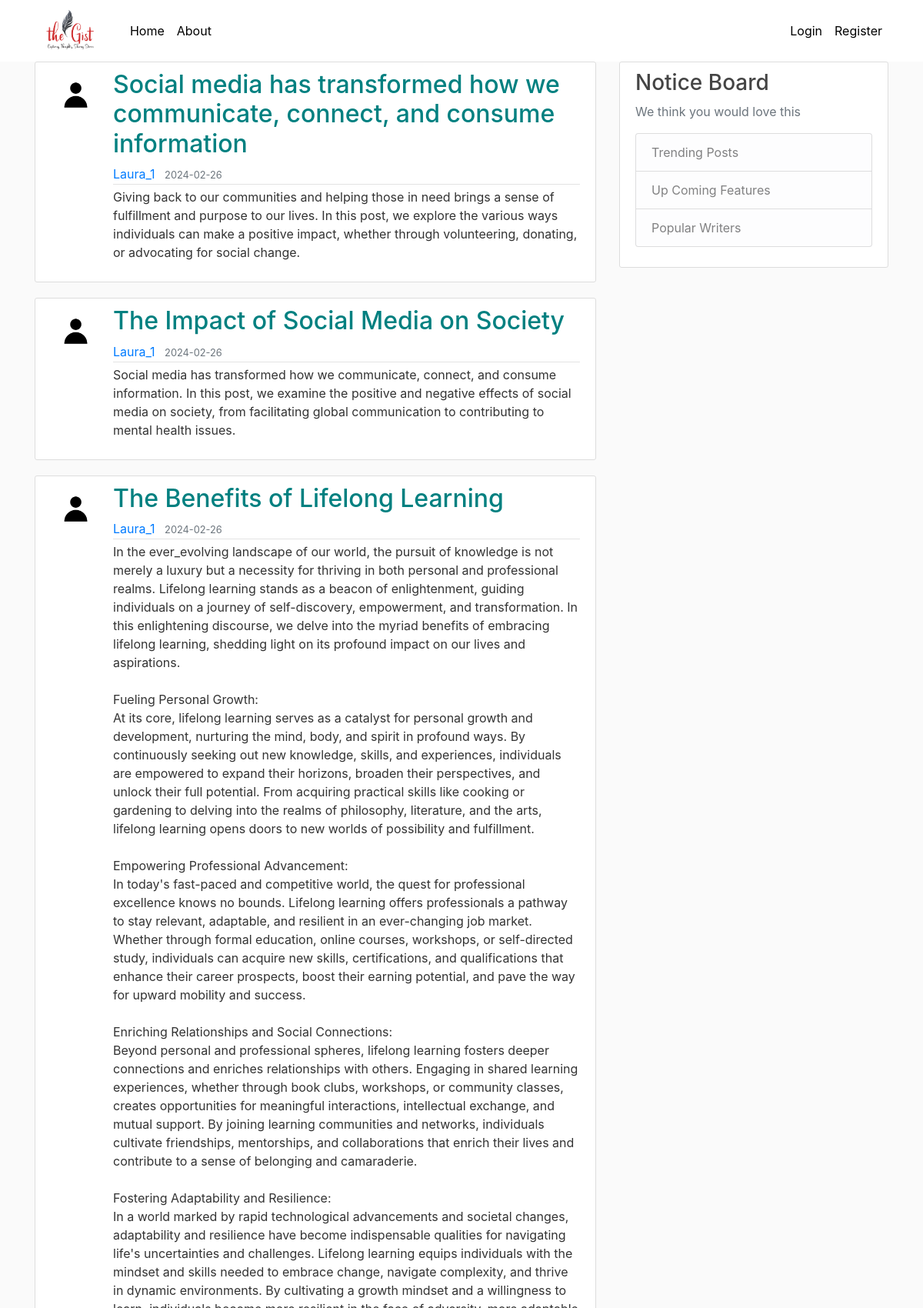
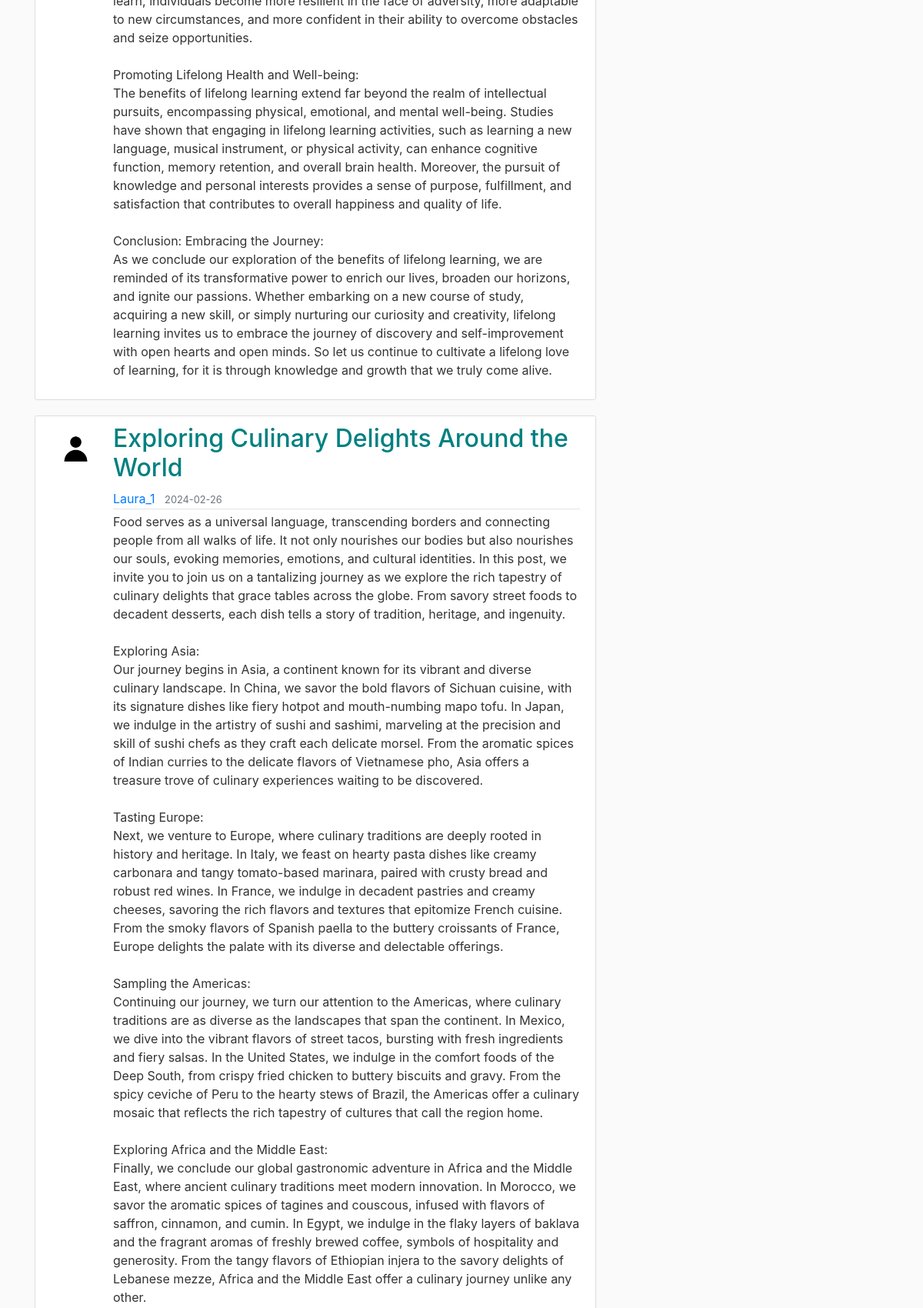
/home?page=4 (upper part), run on the app's committed database (2 pictures, top to bottom).
### flaskblog/models.py (models this page shows, shortened)
class Post(db.Model):
    id = db.Column(db.Integer, primary_key=True)
    title = db.Column(db.String(100), nullable=False)
    date_posted = db.Column(db.DateTime, nullable=False, default=datetime.utcnow)
    content = db.Column(db.Text, nullable=False)
    user_id = db.Column(db.Integer, db.ForeignKey('user.id'), nullable='False')

class User(db.Model, UserMixin):
    id = db.Column(db.Integer, primary_key=True)
    username = db.Column(db.String(20), unique=True, nullable=False)
    email = db.Column(db.String(120), unique=True, nullable=False)
    image_file = db.Column(db.String(20), nullable=False, default='default.jpg')
    password = db.Column(db.String(60), nullable=False)
    posts = db.relationship('Post', backref='author', lazy=True)

### flaskblog/main/routes.py (the view)
@main.route("/")
@main.route("/home")
def home():
    page = request.args.get('page', 1, type=int)
    posts = Post.query.order_by(Post.date_posted.desc()).paginate(page=page, per_page=5)
    return render_template('home.html', posts=posts)

### flaskblog/templates/home.html (shortened to what this page needs)
{% extends "layout.html" %}
{% block content %}
    {% for post in posts.items %}
        <article class="media content-section">
          <img class="rounded-circle article-img" src="{{ url_for('static', filename='profile_pics/' + post.author.image_file) }}">
          <div class="media-body">
            <h2><a class="article-title" href="{{ url_for('posts.post', post_id=post.id) }}">{{ post.title }}</a></h2>
            <div class="article-metadata">
              <a class="mr-2" href="{{ url_for('users.user_posts', username=post.author.username) }}">{{ post.author.username }}</a>
              <small class="text-muted">{{ post.date_posted.strftime('%Y-%m-%d') }}</small>
            </div>
            <p class="article-content">{{ post.content }}</p>
          </div>
        </article>
    {% endfor %}
{% endblock content %}

### flaskblog/static/main.css (style rules this page uses)
body { background: #fafafa; color: #333333; margin-top: 5rem; }
h1, h2, h3, h4, h5, h6 { color: #444444; }
.content-section { background: #ffffff; padding: 10px 20px; border: 1px solid #dddddd; border-radius: 3px; margin-bottom: 20px; }
.article-title { color: #008080; }
.article-content { white-space: pre-line; }
.article-img { height: 65px; width: 65px; margin-right: 16px; }
.article-metadata { padding-bottom: 1px; margin-bottom: 4px; border-bottom: 1px solid #e3e3e3; }

### data on the page
Post: image_file (placeholder picture), title "Social media has transformed how we communicate, connect, and consume information", author.username "Laura_1", date_posted "2024-02-26", content "Giving back to our communities and helping those in need brings a sense of fulfillment and purpose to our lives. In this post, we explore the various ways individuals can make a positive impact, whether through volunteering, donating, or advocating for social change."
Post: image_file (placeholder picture), title "The Impact of Social Media on Society", author.username "Laura_1", date_posted "2024-02-26", content "Social media has transformed how we communicate, connect, and consume information. In this post, we examine the positive and negative effects of social media on society, from facilitating global communication to contributing to mental health issues."
Post: image_file (placeholder picture), title "The Benefits of Lifelong Learning", author.username "Laura_1", date_posted "2024-02-26", content "In the ever_evolving landscape of our world, the pursuit of knowledge is not merely a luxury but a necessity for thriving in both personal and professional realms. Lifelong learning stands as a beacon of enlightenment, guiding individuals on a journey of self-discovery, empowerment, and transformation. In this enlightening discourse, we delve into the myriad benefits of embracing lifelong learning, shedding light on its profound impact on our lives and aspirations. Fueling Personal Growth: At its core, lifelong learning serves as a catalyst for personal growth and development, nurturing the mind, body, and spirit in profound ways. By continuously seeking out new knowledge, skills, and…"
Post: image_file (placeholder picture), title "Exploring Culinary Delights Around the World", author.username "Laura_1", date_posted "2024-02-26"
